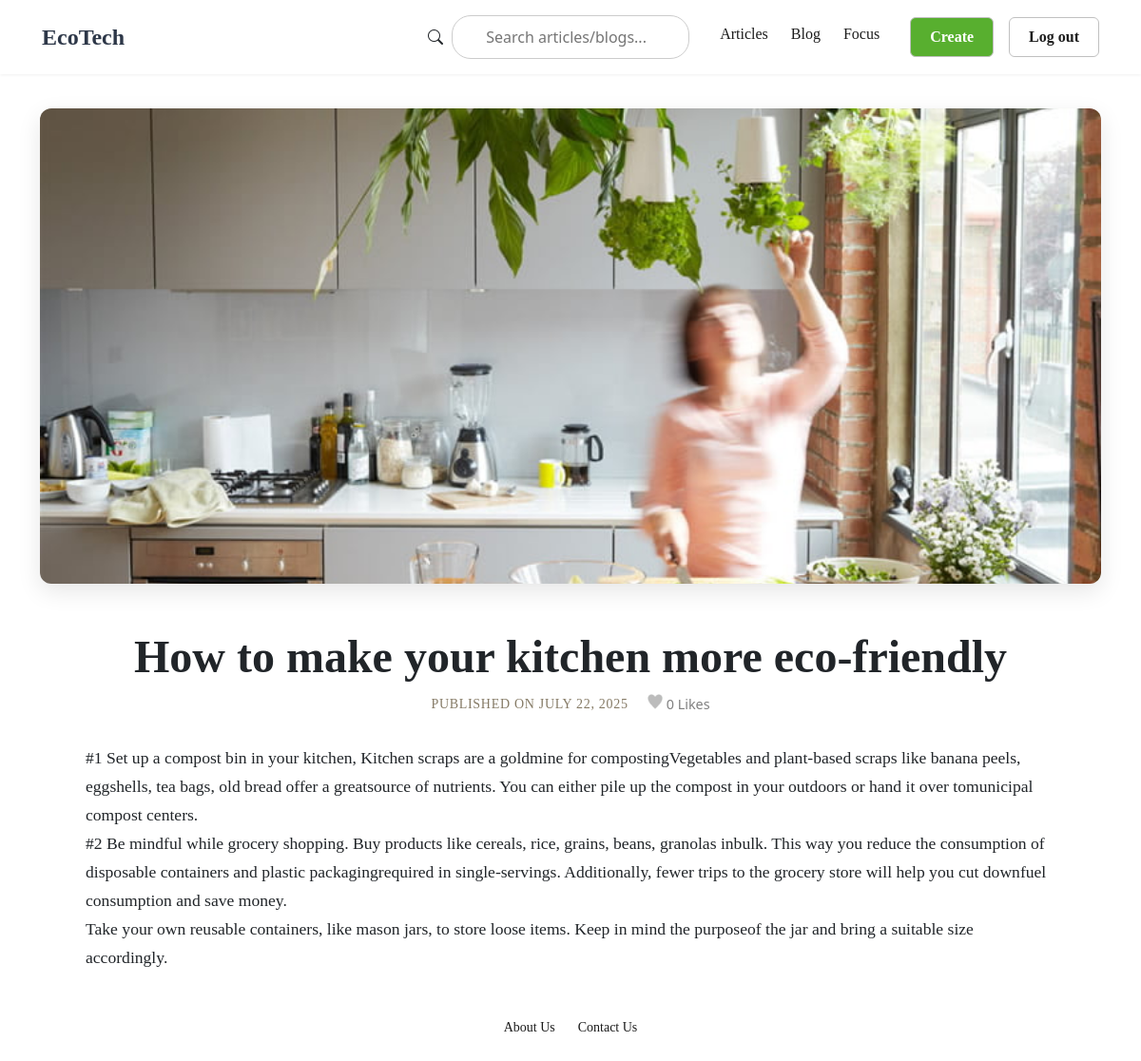
Page /12/ (signed in) on the earlier database version.
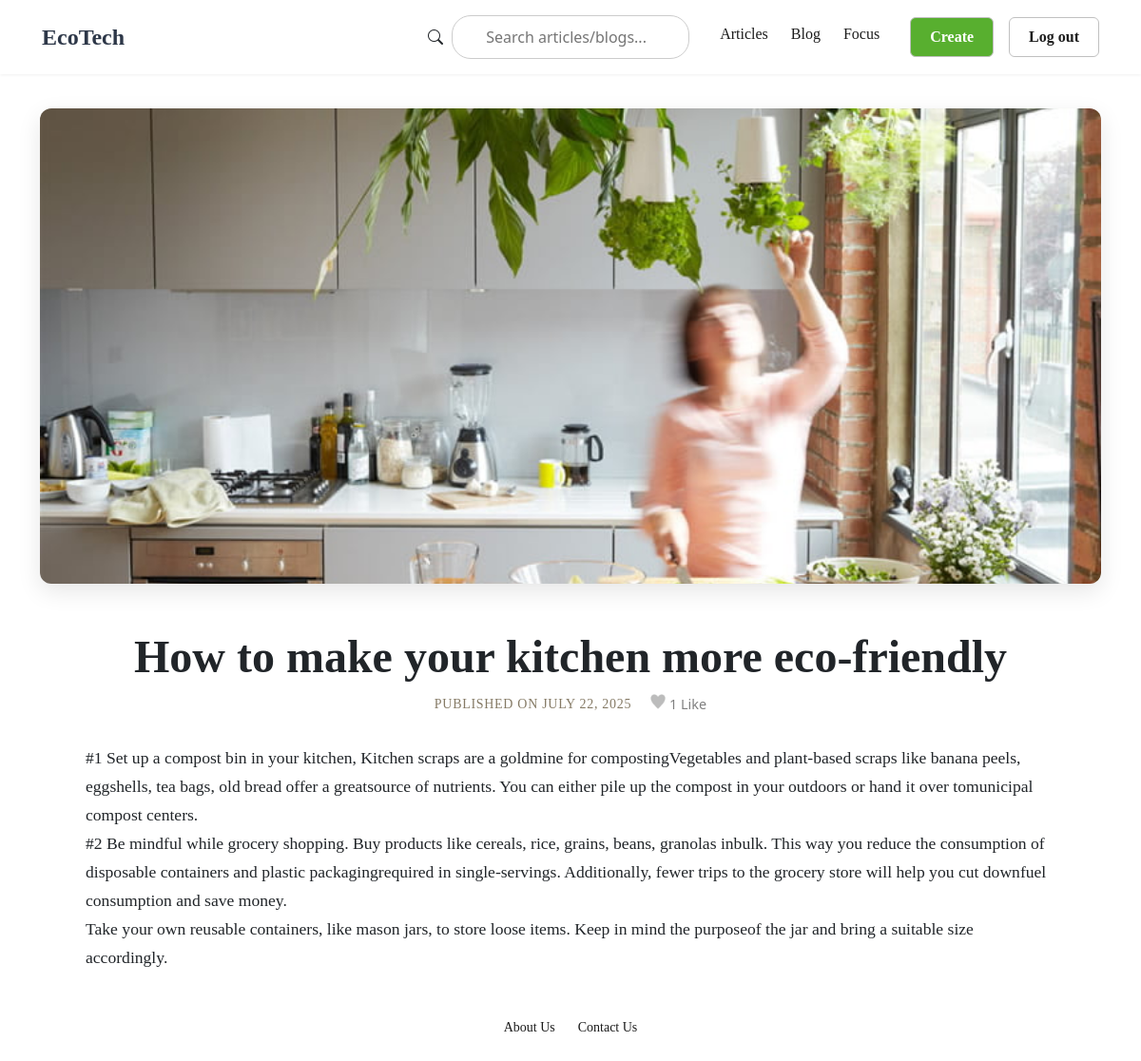
Same page on the later database version.
### post_app/models.py (models this page shows, shortened)
class PostRaw(models.Model):
    author = models.ForeignKey(User, on_delete=models.CASCADE)
    created_at = models.DateTimeField(auto_now_add=True)
    likes_int = models.IntegerField(default=0)
    liked_by = models.ManyToManyField(User, related_name = 'liked_posts', blank = True)
    content = models.TextField()
    title = models.TextField(max_length=60, blank=False, null=False)
    image = models.ImageField(upload_to='post_images/', blank=True, null=False)
    POST_TYPE_CHOICES = [
        (1, 'admin'),
        (2, 'user')
    ]
    post_type = models.IntegerField(choices=POST_TYPE_CHOICES, default=2)
    class Meta:
        app_label = 'post_app'
        db_table = 'post_app_raw'
        verbose_name = 'Post Data Management'

### post_app/views.py (the view)
# urls.py: path('<int:post_id>/', views.post_detail, name='post_detail'),
@login_required()
def post_detail(request, post_id):
    post = get_object_or_404(PostRaw, id=post_id)
    return render(request, 'post_detail.html', {'post': post})

### templates/post_detail.html (shortened to what this page needs)
{% extends "base_generic.html" %}
{% block content %}
  <article class="post-detail-container">
    {% if post.image %}
      <div class="post-hero-image">
        <img src="{{ post.image.url }}" alt="{{ post.title }}">
      </div>
    {% endif %}
    <header class="post-header">
      <h1>{{ post.title }}</h1>
        <div class="post-meta-likes" style="display: flex; justify-content: center; align-items: center; margin-top: 10px; gap: 20px">
          <p class="post-meta" style="margin: 0px;">Published on {{ post.created_at|date:"F d, Y" }}</p>
          <div class="grey-heart-icon" >  {{ post.liked_by.count }} Like{{ post.liked_by.count|pluralize }}
          </div>
        </div>
    </header>
    <div class="post-body">
      {{ post.content|linebreaksbr }}
    </div>
  </article>
{% endblock %}

Differences in the rows shown:
changed PostRaw "How to make your kitchen more eco-friendly": liked_by.count "0" → "1"
